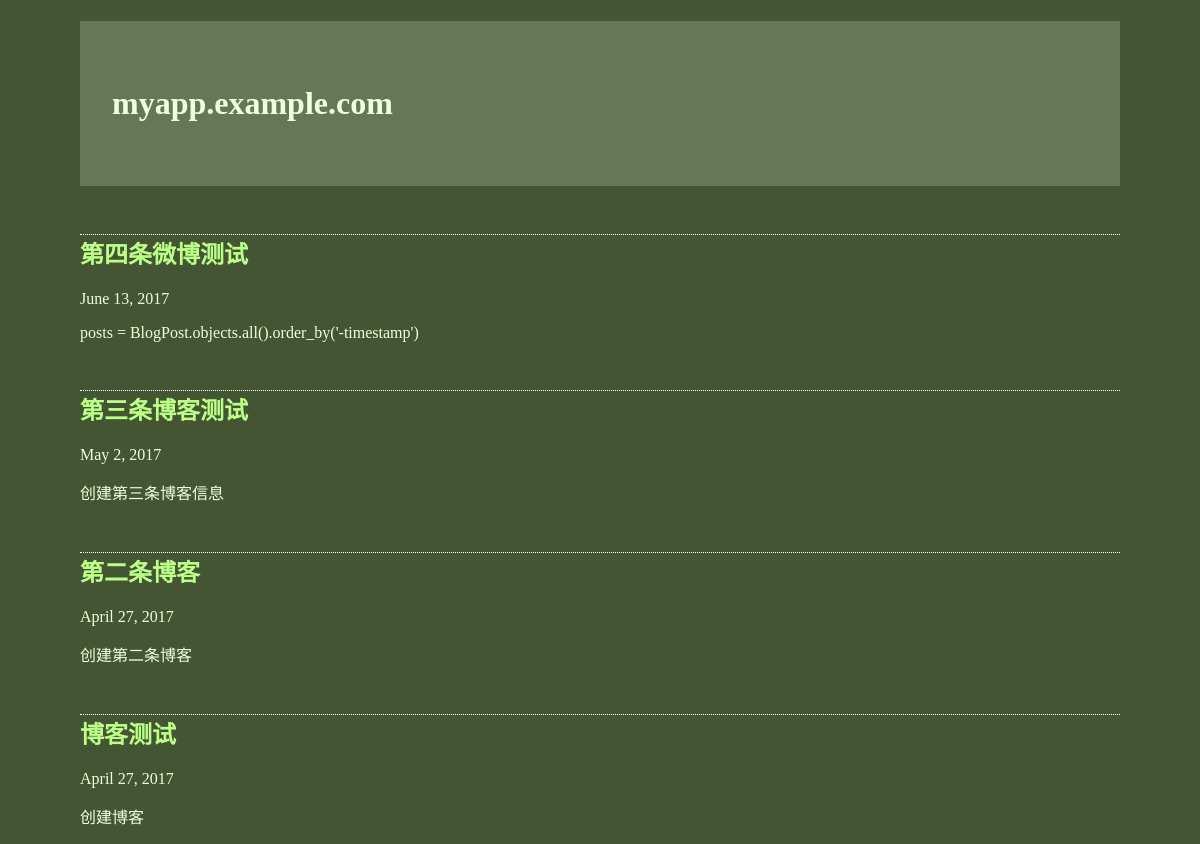
Screenshot of /blog/ with the database file from the repository.
### blog/models.py (models this page shows)
class BlogPost(models.Model):
    title = models.CharField(max_length=150)
    body = models.TextField()
    timestamp = models.DateTimeField()

### blog/views.py (the view)
def archive(request):
    posts = BlogPost.objects.all().order_by('-timestamp')  # 查出全部数据
    return render(request, 'archive.html', {'posts': posts})

### blog/templates/archive.html
{% extends "base.html" %}
{% block content %}
{% for post in posts %}
    <h2>{{ post.title }}</h2>
    <p>{{ post.timestamp|date }}</p>
    <p>{{ post.body }}</p>
{% endfor %}
{% endblock %}

### blog/templates/base.html (style rules this page uses)
body { color: #efd; background: #453; padding: 0 5em; margin: 0 }
h2 { color: #bf8; border-top: 1px dotted #fff; margin-top: 2em }
p { margin: 1em 0 }

### rows the page displays
BlogPost: title "第四条微博测试", timestamp "June 13, 2017", body "posts = BlogPost.objects.all().order_by('-timestamp')"
BlogPost: title "第三条博客测试", timestamp "May 2, 2017", body "创建第三条博客信息"
BlogPost: title "第二条博客", timestamp "April 27, 2017", body "创建第二条博客"
BlogPost: title "博客测试", timestamp "April 27, 2017", body "创建博客"
